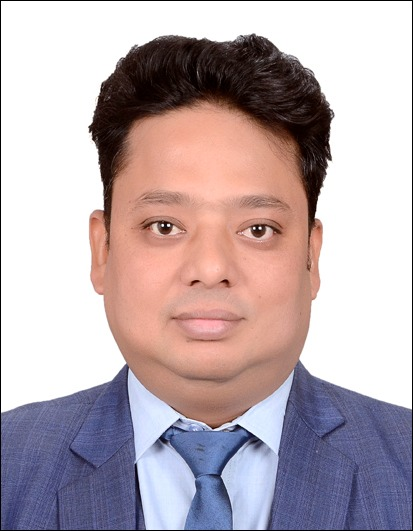
#> input picture MyPhoto 2024.jpeg, 413 x 531 px
$ jupyter execute Module10_FaceRecog.ipynb
#> lines starting #> are read from the running program, lines starting #| are printed output that depends on the picture; after the words box and inside, x2 and y2 are one past the last pixel; in counts of white or black regions, pixels touching at a corner belong together
[cell 1]
import cv2

face_cascade = cv2.CascadeClassifier("haarcascade_frontalface_default.xml")

#reading the image as it is
img=cv2.imread("MyPhoto 2024.jpeg")
#> img is the input picture: shape (531, 413, 3); mean B, G, R 176.1, 171.3, 186.3

#Reading the image as gray scale image
gray_img = cv2.cvtColor(img,cv2.COLOR_BGR2GRAY)
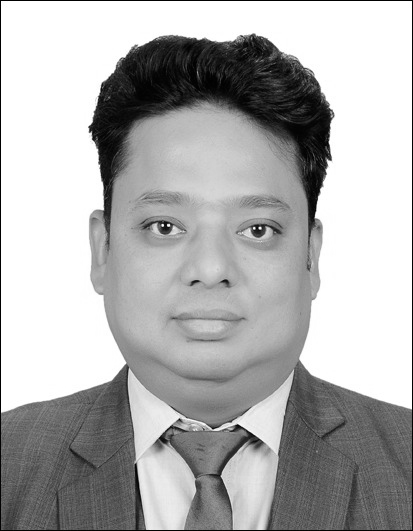
#> gray_img: shape (531, 413); min 0, max 255, mean 176.3

#search the co-ordinates of the image
faces = face_cascade.detectMultiScale(gray_img,scaleFactor=1.05,minNeighbors=5)
#> faces = [[84, 129, 253, 253]]

print(faces)
#| [[ 84 129 253 253]]

[cell 2]
for x,y,w,h in faces:
    img = cv2.rectangle(img,(x,y),(x+w,y+h),(0,255,0),3)
#> this loop made 1 pass
#> pass 1, `img = cv2.rectangle(img,(x,y),(x+w,y+h),(0,255,0),3)`:
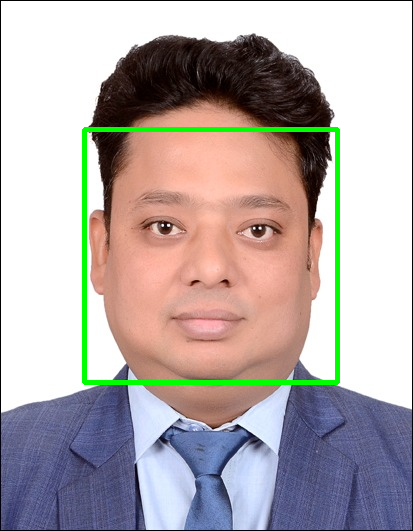
#> img: shape (531, 413, 3); 2.3% of pixels changed, all inside (x1, y1, x2, y2) = (82, 127, 340, 385)

resized = cv2.resize(img,(int(img.shape[1]/3),int(img.shape[0]/3)))
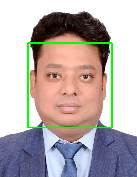
#> resized: shape (177, 137, 3); mean B, G, R 173.2, 174.5, 182.9

cv2.imshow("Gray",resized)

cv2.waitKey(0)

cv2.destroyAllWindows()

[cell 3]
import cv2,time
from datetime import datetime

video=cv2.VideoCapture(0)

check, frame =video.read()
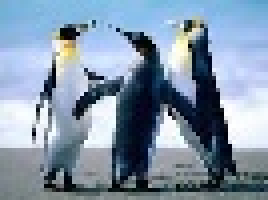
#> input picture penguin_resize.jpg, 67 x 50 px, given in place of the camera (shown 4 times larger)
#> frame is the input picture: shape (50, 67, 3); mean B, G, R 168.2, 148.4, 129.7
#print(check)
#print(frame)
cv2.imshow('Capturing',frame)

time.sleep(2)

cv2.waitKey(0)

video.release()
cv2.destroyAllWindows()

[cell 4]
import cv2,time
from datetime import datetime

video=cv2.VideoCapture(0)

while True:
    check, frame =video.read()
    gray = cv2.cvtColor(frame,cv2.COLOR_BGR2GRAY)
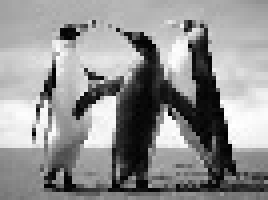
#> gray: shape (50, 67) (shown 4 times larger); min 1, max 255, mean 145
    cv2.imshow('Capturing',gray)
    key = cv2.waitKey(1)
#> (key q is pressed here)

    if key == ord('q'):
        break

video.release()
cv2.destroyAllWindows()

[cell 5]
import cv2,time
import pandas as pd
from datetime import datetime

first_frame =None
df = pd.DataFrame(columns=["Start","End"])
status_list =[None,None]
times =[]

video=cv2.VideoCapture(0)

while True:
    check, frame =video.read()
    status=0
    gray = cv2.cvtColor(frame,cv2.COLOR_BGR2GRAY)
    gray = cv2.GaussianBlur(gray,(21,21),0)
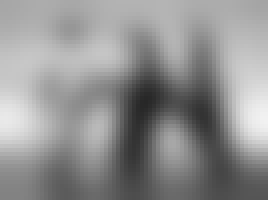
#> gray: shape (50, 67) (shown 4 times larger); min 39, max 241, mean 144.8

    #ignoreing the first black frame
    if first_frame is None:
        first_frame = gray
        continue

    delta_frame = cv2.absdiff(first_frame,gray)
    thresh_frame = cv2.threshold(delta_frame, 30, 255, cv2.THRESH_BINARY)[1]
    thresh_frame = cv2.dilate(thresh_frame, None, iterations=2)
    (cnts, _) = cv2.findContours(thresh_frame.copy(), cv2.RETR_EXTERNAL, cv2.CHAIN_APPROX_SIMPLE)

    for contour in cnts:
        if cv2.contourArea(contour)<1000:
            continue
        status=1
        (x,y,w,h) = cv2.boundingRect(contour)
        cv2.rectangle(frame, (x,y),(x+w,y+h),(0,255,0),3)

    status_list.append(status)
    status_list = status_list[-2:]

    if status_list[-1] ==1 and status_list[-2]==0:
        times.append(datetime.now())
    if status_list[-1]==0 and status_list[-2]==1:
        times.append(datetime.now())

    cv2.imshow('Gray Frame',gray)
    cv2.imshow('Delta Frame',delta_frame)
    cv2.imshow('Threshhold Frame',thresh_frame)
    cv2.imshow('Color Frame',frame)

    key = cv2.waitKey(1)

    if key == ord('q'):
        break

video.release()
cv2.destroyAllWindows()

for i in range(0,len(times),2):
    #print(times[i])
    df = df.append({"Start": times[i], "End":times[i+1]}, ignore_index=True)
    #df.append
    #df = pandas.concat([df, ({"Start": times[i], "End":times[i+1]})], ignore_index=True)
#print(df)
df.to_csv("times.csv")

[cell 6]
video.release()
cv2.destroyAllWindows()

[cell 7]
import cv2, time, pandas
from datetime import datetime

first_frame=None
status_list=[None,None]
times=[]
df=pandas.DataFrame(columns=["Start","End"])

video=cv2.VideoCapture(0)

while True:
    check, frame = video.read()
    status=0
    gray=cv2.cvtColor(frame,cv2.COLOR_BGR2GRAY)
    gray=cv2.GaussianBlur(gray,(21,21),0)

    if first_frame is None:
        first_frame=gray
        continue

    delta_frame=cv2.absdiff(first_frame,gray)
    thresh_frame=cv2.threshold(delta_frame, 30, 255, cv2.THRESH_BINARY)[1]
    thresh_frame=cv2.dilate(thresh_frame, None, iterations=2)

    (cnts,_)=cv2.findContours(thresh_frame.copy(),cv2.RETR_EXTERNAL, cv2.CHAIN_APPROX_SIMPLE)

    for contour in cnts:
        if cv2.contourArea(contour) < 10000:
            continue
        status=1

        (x, y, w, h)=cv2.boundingRect(contour)
        cv2.rectangle(frame, (x, y), (x+w, y+h), (0,255,0), 3)
    status_list.append(status)

    status_list=status_list[-2:]


    if status_list[-1]==1 and status_list[-2]==0:
        times.append(datetime.now())
    if status_list[-1]==0 and status_list[-2]==1:
        times.append(datetime.now())


    cv2.imshow("Gray Frame",gray)
    cv2.imshow("Delta Frame",delta_frame)
    cv2.imshow("Threshold Frame",thresh_frame)
    cv2.imshow("Color Frame",frame)

    key=cv2.waitKey(1)

    if key==ord('q'):
        if status==1:
            times.append(datetime.now())
        break

print(status_list)
print(times)

for i in range(0,len(times),2):
    df=df.append({"Start":times[i],"End":times[i+1]},ignore_index=True)
#> this loop made 0 passes

df.to_csv("Times.csv")

video.release()
cv2.destroyAllWindows
